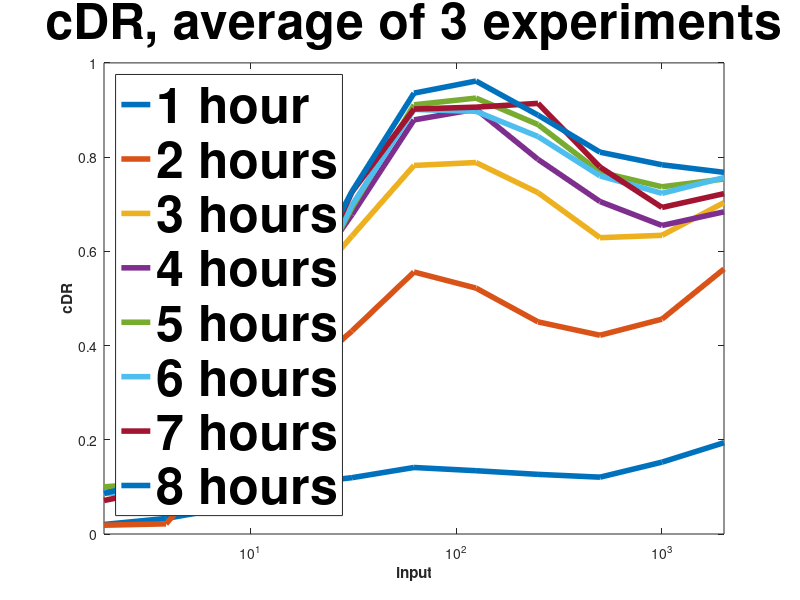

Write the MATLAB code that produced this figure. (Note: this script raises an error after producing the figure.)
% now drop the one for 0.976562499 which really had no data, so should not be "zero"!

% data from Trendel ... Dushek, Perfect adaptation of CD8+ T cell responses to constant antigen input over a wide range of affinities is overcome by costimulation https://doi.org/10.1126/scisignal.aay9363
% reading file and plotting means (fig 1) as well as individual runs
% (fig 2)
%
% see also dushek_data from some commented-out commands
%
clear

myfontsize = 36;
mylinewidth = 4;

a=csvread('dushek_high.csv');
% flip the rows so that the last row (values at 1 concentration) is now first and the last is values at 2000 concentration:
b = flipud(a);

% adding these lines:
b = b(2:end,:);
noconcentrations=11;

concentrations = b(:,1);
ave1 = mean(b(:,2:4)');
ave2 = mean(b(:,5:7)');
ave3 = mean(b(:,8:10)');
ave4 = mean(b(:,11:13)');
ave5 = mean(b(:,14:16)');
ave6 = mean(b(:,17:19)');
ave7 = mean(b(:,20:22)');
ave8 = mean(b(:,23:25)');
% plot the average of the three "experiments", meaning measuring total cummuative output as a function of time; e.g. ave1 is the average of the 3 measurements at time 1, etc
figure(1)
plot(concentrations,[ave1' ave2' ave3' ave4' ave5' ave6' ave7' ave8'],'linewidth',mylinewidth)
set(gca, 'XScale', 'log')
legend('1 hour','2 hours','3 hours','4 hours','5 hours','6 hours','7 hours','8 hours','FontSize', myfontsize,'location','northwest','Fontweight','bold')
xlim([0 2000])
ylim([0 1]) % there seems to be a small error and one value is 1.0016,
            % which messes up scales
xlabel('input','Fontweight','bold')
ylabel('cDR','Fontweight','bold');
title('cDR, average of 3 experiments','FontSize', myfontsize,'Fontweight','bold');
ax = gca;
ax.XAxis.FontSize = myfontsize;
ax.YAxis.FontSize = myfontsize;
axis square
%
% now do individual:
%
% experiment 0317:
exp11 = b(:,02)';
exp12 = b(:,05)';
exp13 = b(:,08)';
exp14 = b(:,11)';
exp15 = b(:,14)';
exp16 = b(:,17)';
exp17 = b(:,20)';
exp18 = b(:,23)';
figure(2)
%
t = tiledlayout(1, 3, "TileSpacing", "tight");
nexttile
%subplot(1,3,1)
plot(concentrations,[exp11' exp12' exp13' exp14' exp15' exp16' exp17' exp18'],'linewidth',mylinewidth)
set(gca, 'XScale', 'log')
%legend('1 hour','2 hours','3 hours','4 hours','5 hours','6 hours','7 hours','8 hours')
axis square
xlim([0 2000])
ylim([0 1]) % there seems to be a small error and one value is 1.0016,
            % which messes up scales
xlabel('input','FontSize', myfontsize,'Fontweight','bold')
ylabel('cDR','FontSize', myfontsize,'Fontweight','bold');
ax = gca;
ax.XAxis.FontSize = myfontsize;
ax.YAxis.FontSize = myfontsize;
% experiment 0406:
exp21 = b(:,03)';
exp22 = b(:,06)';
exp23 = b(:,09)';
exp24 = b(:,12)';
exp25 = b(:,15)';
exp26 = b(:,18)';
exp27 = b(:,21)';
exp28 = b(:,24)';
%
%figure(3)
nexttile
%subplot(1,3,2)
plot(concentrations,[exp21' exp22' exp23' exp24' exp25' exp26' exp27' exp28'],'linewidth',mylinewidth)
set(gca, 'XScale', 'log')
legend('1 hour','2 hours','3 hours','4 hours','5 hours','6 hours','7 hours','8 hours','FontSize', myfontsize,'location','northwest','Fontweight','bold');
axis square
xlim([0 2000])
ylim([0 1])
xlabel('input','FontSize', myfontsize,'Fontweight','bold')
yticks([])
%ylabel('cDR') % no room if in tight subplot mode
ax = gca;
ax.XAxis.FontSize = myfontsize;
ax.YAxis.FontSize = myfontsize;
% experiment 0325:
exp31 = b(:,04)';
exp32 = b(:,07)';
exp33 = b(:,10)';
exp34 = b(:,13)';
exp35 = b(:,16)';
exp36 = b(:,19)';
exp37 = b(:,22)';
exp38 = b(:,25)';
%
%figure(4)
nexttile
%subplot(1,3,3)
plot(concentrations,[exp31' exp32' exp33' exp34' exp35' exp36' exp37' exp38'],'linewidth',mylinewidth)
set(gca, 'XScale', 'log')
%legend('1 hour','2 hours','3 hours','4 hours','5 hours','6 hours','7 hours','8 hours')
axis square
xlim([0 2000])
ylim([0 1])
xlabel('input','FontSize', myfontsize,'Fontweight','bold')
yticks([])
%ylabel('cDR')
ax = gca;
ax.XAxis.FontSize = myfontsize;
ax.YAxis.FontSize = myfontsize;
sgtitle('cDR, 3 separate experiments','FontSize', myfontsize,'Fontweight','bold');
%
% too messy, forget it:

% now DR, not cDR

% extract each experiment separately
% the rows are indexed by the concentrations
% the columns are times 1 through 8

exp1 = [exp11' exp12' exp13' exp14' exp15' exp16' exp17' exp18'];
exp2 = [exp21' exp22' exp23' exp24' exp25' exp26' exp27' exp28'];
exp3 = [exp31' exp32' exp33' exp34' exp35' exp36' exp37' exp38'];

% next do TIME derivatives to show adaptation - bad that estimates include negative numbers

%
% derivative could be computed this way:
% using function cent_diff_n(f,h,n) which computes 3-point central
% difference (with n=3) and spep size (h=1) of f. On boundary points
% it uses best estimate with less points
%dexp1 = zeros(noconcentrations,8);
%for i=1:noconcentrations
%    dexp1(i,:) = cent_diff_n(exp1(i,:),1,3);
%end
%% transpose so that now each row is a time and the columns are concentrations
%dexp1t = dexp1';

% but I don't like that the initial value of y is then estimated to nonzero, which is not realistic; so go back to plain diff and add a zero at the start

figure(3)
t = tiledlayout(1, 3, "TileSpacing", "tight");
nexttile
dexp1 = [zeros(noconcentrations,1) diff(exp1')'];
plot(dexp1','linewidth',mylinewidth)
%legend('input 1','input 2','input 3','input 4','input 5','input 6','input 7','input 8','FontSize', myfontsize,'location','northeast','Fontweight','bold')
xlabel('times','Fontweight','bold')
ylabel('estimated output','Fontweight','bold');
ax = gca;
ax.XAxis.FontSize = myfontsize;
ax.YAxis.FontSize = myfontsize;
xticks(1:8)
xlim([1 8])
%yticks([])
%axis square

nexttile
dexp2 = [zeros(noconcentrations,1) diff(exp2')'];
plot(dexp2','linewidth',mylinewidth)
legend('input 1','input 2','input 3','input 4','input 5','input 6','input 7','input 8','FontSize', myfontsize,'location','northeast','Fontweight','bold')
xlabel('times','Fontweight','bold')
%ylabel('estimated output','Fontweight','bold');
ax = gca;
ax.XAxis.FontSize = myfontsize;
ax.YAxis.FontSize = myfontsize;
xticks(1:8)
xlim([1 8])
yticks([])
%axis square

nexttile
dexp3 = [zeros(noconcentrations,1) diff(exp3')'];
plot(dexp3','linewidth',mylinewidth)
%legend('input 1','input 2','input 3','input 4','input 5','input 6','input 7','input 8','FontSize', myfontsize,'location','northeast','Fontweight','bold')
xlabel('times','Fontweight','bold')
%ylabel('estimated output','Fontweight','bold');
ax = gca;
ax.XAxis.FontSize = myfontsize;
ax.YAxis.FontSize = myfontsize;
yticks([])
xticks(1:8)
xlim([1 8])
%axis square
sgtitle('Adaptation','FontSize', myfontsize,'Fontweight','bold');



